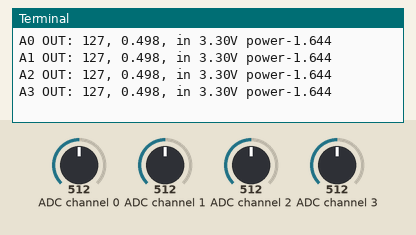
This program was run on a simulated Raspberry Pi (BCM pin numbers). Shown: the last lines printed to the terminal. Inputs (shaded band) come from the test bench; at power-on: ADC channel 0 = 512, ADC channel 1 = 512, ADC channel 2 = 512, ADC channel 3 = 512 (analog values on the 0–1023 scale).

Above: at 1.2 s.
1.3 s: ADC channel 0 set to 306
At 1.96 s:
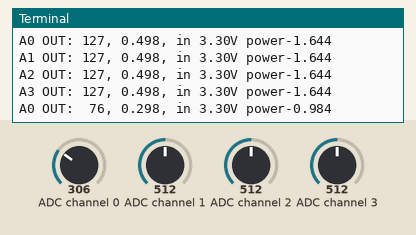
5.1 s: ADC channel 1 set to 30
At 5.77 s:
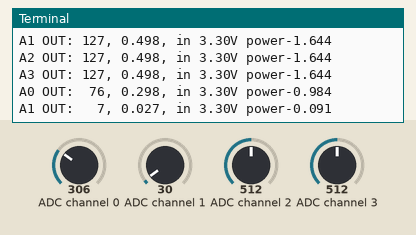
8.9 s: ADC channel 2 set to 716
At 10.2 s:
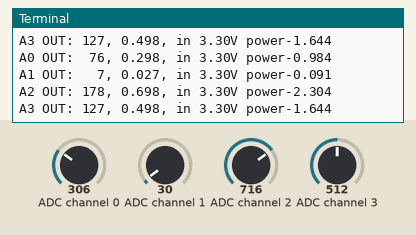
10.4 s: ADC channel 3 set to 716
At 11.8 s:
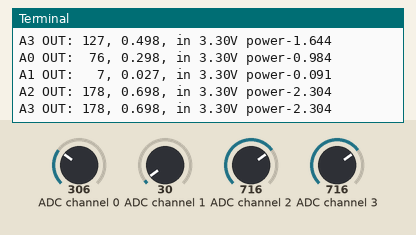
11.9 s: ADC channel 0 set to 30
At 12.79 s:
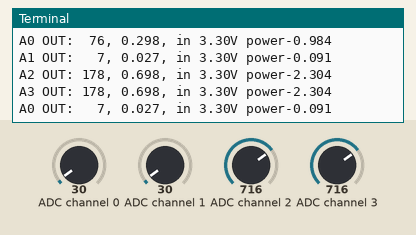
13.4 s: ADC channel 1 set to 306
At 15.7 s:
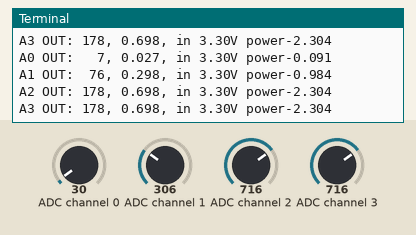
Timing chart, 0 to 15.9 s (numbered marks = the images above; inputs shaded):
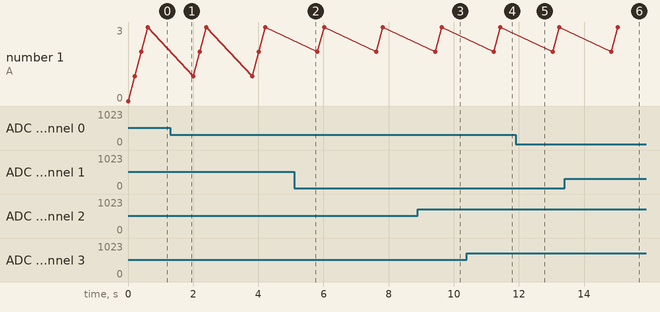

The program:

pcf8591.py
```python
#!/usr/bin/python
# -*- coding:utf-8 -*-
import smbus
import time

address = 0x48
A=[0x40, 0x41, 0x42, 0x43]
power=3.3

bus = smbus.SMBus(1)

def getData(i):
        bus.write_byte(address,A[i])
        value = bus.read_byte(address)
        value = bus.read_byte(address)
        print("A%d OUT: %3d, %1.3f, in %1.2fV power-%1.3f " %(i, value,value/255.0, power, value*power/255.0))
        time.sleep(.2)


while True:
        # 读取输出
        getData(0)
        getData(1)
        getData(2)
        getData(3)
        print
        time.sleep(1)
```

Measured:
- after the input at 1.3 s, the terminal: prints a new line after 0.51 s (image 1)
- after the input at 5.1 s, the terminal: prints a new line after 0.52 s (image 2)
- after the input at 8.9 s, the terminal: prints a new line after 0.53 s (image 3)
- after the input at 10.4 s, the terminal: prints a new line after 1.0 s (image 4)
- after the input at 11.9 s, the terminal: prints a new line after 0.73 s (image 5)
- after the input at 13.4 s, the terminal: prints a new line after 1.2 s (image 6)
